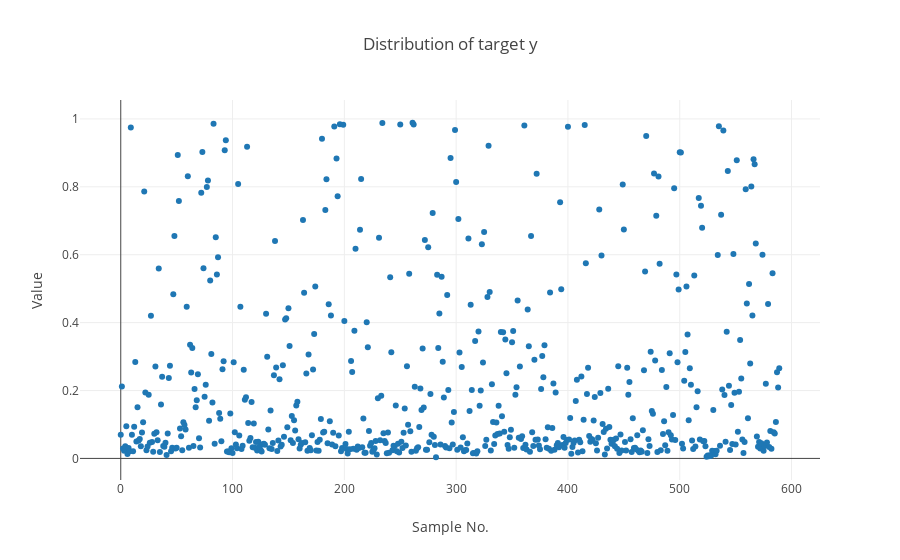

The notebook cell saved with this chart:
### Code cell
X, y = rna.iloc[:, :-1], rna.iloc[:, -1]
data1 = go.Scatter(
        y = y,
        mode = "markers",
        name = "y_ture",
)

layout = dict(
    xaxis=dict(
        title='Sample No.'
    ),
    yaxis=dict(
        title='Value'
    ),
    title="Distribution of target y"
    
)
fig = go.Figure(data=[data1], layout=layout)
iplot(fig)

# To show plot, paste the link to this GitHub notebook into http://nbviewer.jupyter.org/

### Figure 1 — Plotly figure (JSON) as saved in the notebook; plotly's stock layout.template omitted (floating-point values rounded to 4 significant figures; data arrays with more than 128 entries replaced by an {"elided": "..."} marker saying what was removed)
{"data": [{"mode": "markers", "name": "y_ture", "type": "scatter", "uid": "22c6a2eb-1eb0-11e9-9958-acbc32846fd5", "y": {"elided": "590 float values"}}], "layout": {"title": "Distribution of target y", "xaxis": {"title": "Sample No."}, "yaxis": {"title": "Value"}}}
